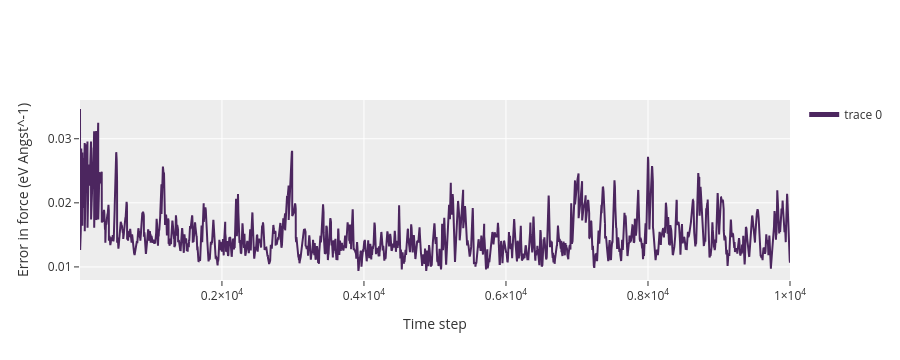

Notebook code for this chart:
### Code cell
plot(t2, CTIFOR, xlabel="Time step", ylabel="Error in force (eV Angst^-1)")
plot(t2, BEEF, xlabel="Time step", ylabel="Error in force (eV Angst^-1)")
#plot(t1, ERR, xlabel="Time step", ylabel="Bayesian error")

### Figure 1 — Plotly figure (JSON) as saved in the notebook; plotly's stock layout.template omitted (floating-point values rounded to 4 significant figures; data arrays with more than 128 entries replaced by an {"elided": "..."} marker saying what was removed)
{"data": [{"line": {"color": "#4C265F"}, "showlegend": true, "type": "scatter", "x": {"elided": "10000 int values"}, "y": {"elided": "10000 float values"}, "yaxis": "y"}], "layout": {"autosize": true, "height": 360, "legend": {"itemsizing": "constant"}, "xaxis": {"autorange": true, "range": [1, 10000], "title": {"text": "Time step"}, "type": "linear"}, "yaxis": {"autorange": true, "range": [0.007958, 0.03605], "title": {"text": "Error in force (eV Angst^-1)"}, "type": "linear"}}}
